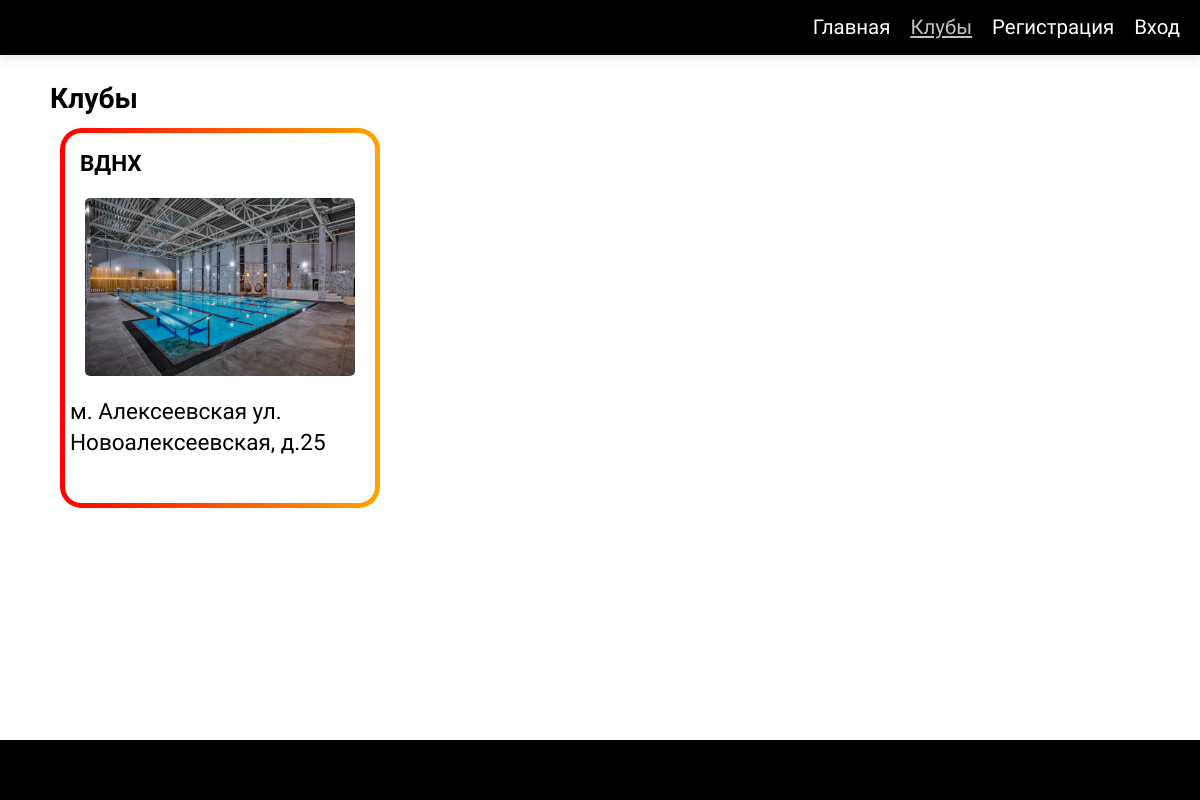
The app's page /clubs, older data.
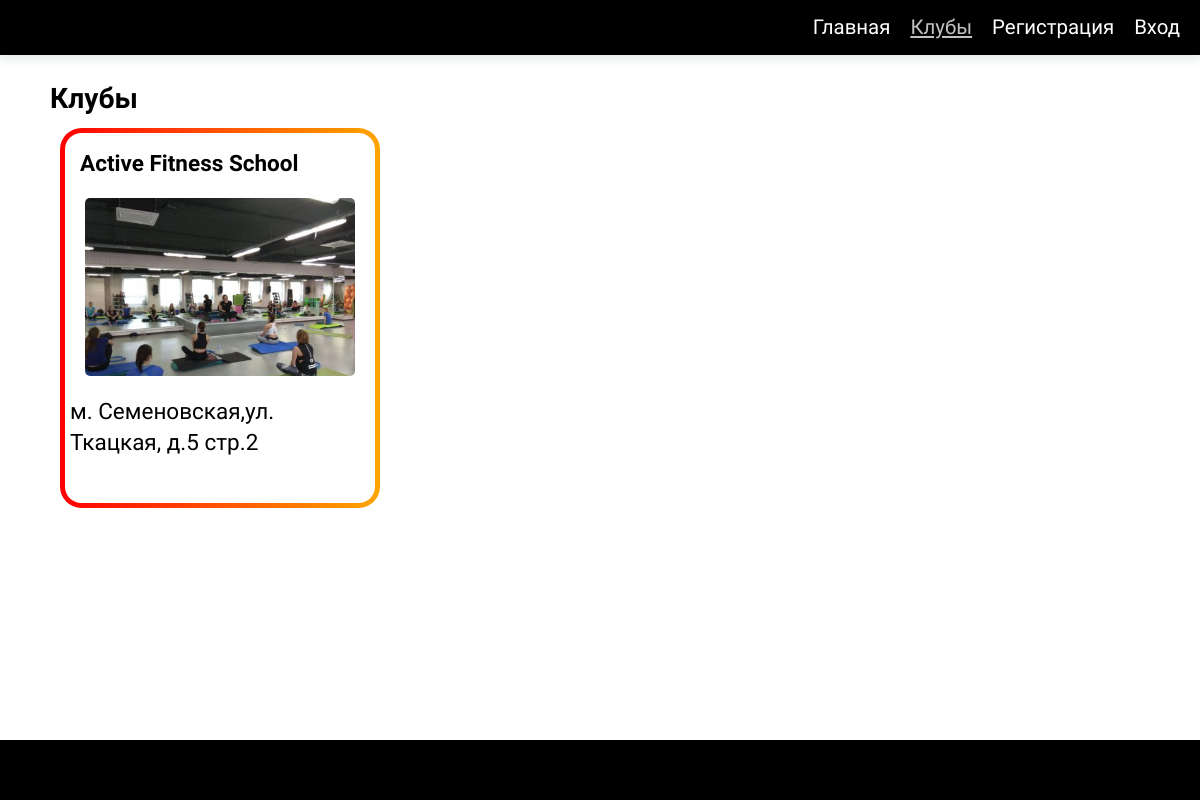
The same page, newer data.
### app.py (models this page shows)
class Clubs(db.Model):
    id = db.Column(db.Integer, primary_key=True)
    name = db.Column(db.String(54), nullable=False)
    address = db.Column(db.Text, nullable=False)
    image = db.Column(db.Text, nullable=False)

### app.py (the view)
@app.route('/clubs')
def clubs():
    clubs = Clubs.query.all()
    return render_template('clubs.html', clubs = clubs)

### app.py (called while the page is built)
@event.listens_for(Engine, "connect")
def _set_sqlite_pragma(dbapi_connection, connection_record):
    if isinstance(dbapi_connection, SQLite3Connection):
        cursor = dbapi_connection.cursor()
        cursor.execute("PRAGMA foreign_keys=ON;")
        cursor.close()

### templates/clubs.html (shortened to what this page needs)
{% extends "index.html" %}
{% block content %}
    <section class="clubs">
        <h2 class="clubs__title">Клубы</h2>
        <div class="clubs__wrapper">
            {% for club in clubs %}
                <div class="clubs__item">
                    <h3 class="clubs__subtitle">{{club.name}}</h3>
                    <img src="../static/img/clubs/{{club.image}}" alt="{{club.name}}" class="clubs__image">
                    <p class="clubs__address"> {{club.address}} </p>
                </div>
            {% endfor %}
        </div>
    </section>
{% endblock %}

### templates/index.html (shortened to what this page needs)
<!DOCTYPE html>
<html lang="ru">
<head>
    <link rel="stylesheet" href="{{  url_for('static', filename='style/main.css') }}">
</head>
<body>
    <header class="header">
        <a href="#main" class="header__skip-link" tabindex="0">Перейти к контенту</a>
        <nav class="navigation">
            <a href=" {{ url_for('home') }} " class="navigation__link
            ">Главная</a>
            <a href=" {{ url_for('clubs') }} " class="navigation__link
            {% if request.url_rule|string == '/clubs' %}
                link--active
            {% endif %}">Клубы</a>
            {% if not current_user.is_authenticated %}
                <a href=" {{ url_for('registration') }} " class="navigation__link
                ">Регистрация</a>
            {% endif %}
            {% if not current_user.is_authenticated %}
                <a href=" {{ url_for('loginPage') }} " class="navigation__link
                ">Вход</a>
            {% endif %}
        </nav>
    </header>
    <main class="main" id="main" >
        {% block content %}{% endblock %}
    </main>
    <footer class="footer">
    </footer>
</body>
</html>

### static/style/main.css (style rules this page uses)
* { margin: 0; padding: 0; font-family: "Barlow Condensed", sans-serif; font-size: 1.05em; line-height: 1.35em; }
img { pointer-events: none; display: block; }
h2 { font-size: 1.45em; }
main { padding: 80px 50px; min-height: calc(100vh - 220px); }
a { color: unset; text-decoration: none; }
.link--active { color: #c2c2c2; text-decoration: underline; }
.footer { background-color: #000; height: 60px; }
.header { background-color: #000; position: fixed; width: 100%; z-index: 2; box-shadow: 0px 5px 8px 0px rgba(34, 60, 80, 0.1); height: 55px; color: #fff; transition: 0.45s; }
.header__skip-link { position: absolute; }
.navigation { height: 100%; display: flex; justify-content: flex-end; align-items: center; }
.navigation__link { padding-right: 20px; }
.clubs__wrapper { display: flex; justify-content: space-between; flex-wrap: wrap; align-content: space-between; }
.clubs__item { position: relative; padding: 5px; padding: 5px; margin: 10px; width: 300px; height: 360px; position: relative; background: #fff; background-clip: padding-box; border: solid 5px transparent; border-radius: 1em; }
.clubs__item::before { content: ""; position: absolute; top: 0; right: 0; bottom: 0; left: 0; z-index: -1; margin: -5px; border-radius: inherit; background: linear-gradient(to right, red, orange); }
.clubs__subtitle { margin: 10px 0 20px 10px; }
.clubs__image { width: 270px; margin: auto; border-radius: 5px; margin-bottom: 20px; }
.clubs__address { word-wrap: break-word; }

Row changes from the older to the newer data that the page shows:
changed Clubs: name "ВДНХ" → "Active Fitness School"; image: a different picture; address "м. Алексеевская ул. Новоалексеевская, д.25" → "м. Семеновская,ул. Ткацкая, д.5 стр.2"
